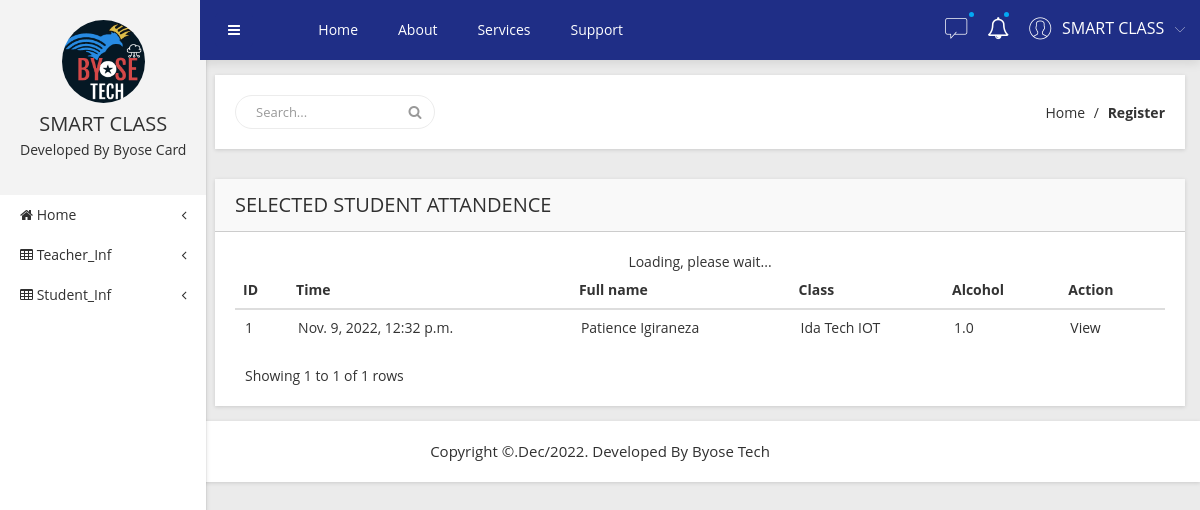
Screenshot of /view/1/ with the database file from the repository.
### indexapp/models.py (models this page shows, shortened)
class Attendance(models.Model):
    student = models.ForeignKey(Student, null=False, on_delete=models.CASCADE)
    class_attend = models.ForeignKey(OurClass, null=False, on_delete=models.CASCADE)
    arrive_time = models.DateTimeField(auto_now=True)
    alcohol_level = models.FloatField(default=0)

class Student(models.Model):
    class_name = models.ForeignKey(OurClass, null=False, on_delete=models.CASCADE, default=1)
    user_type = models.CharField(default='user', max_length=24, choices=user_types)
    card_id = models.CharField(max_length=100, null=True, unique=True)
    fullname = models.CharField(null=False, max_length=40)
    address = models.CharField(null=False, max_length=40)
    telephone = models.CharField(null=False, max_length=20)
    balance = models.FloatField(default=0)
    def __str__(self):
        return self.fullname

class OurClass(models.Model):
    class_id = models.OneToOneField(User, null=False, on_delete=models.CASCADE)
    school = models.ForeignKey(School, null=False, on_delete=models.CASCADE)
    identifier = models.CharField(null=False, unique=True, max_length=40)
    name = models.CharField(null=False, max_length=40)
    class_tel = models.CharField(null=False, max_length=20)
    def __str__(self):
        return self.name

### indexapp/views.py (the view)
# urls.py: path('view/<int:myid>/', views.view_selected_attendance),
def view_selected_attendance(request, myid):
    get_student = Student.objects.get(id=myid)
    data = Attendance.objects.filter(student=get_student).order_by('-id')
    context = {'datas': data, 'name':'SELECTED STUDENT ATTANDENCE'}
    return render(request, 'attendance.html', context)

### indexapp/templates/attendance.html (shortened to what this page needs)
{% load static %}
<!DOCTYPE html>
<html lang="en">
    <head>
        <link rel="stylesheet" href="{% static 'css/bootstrap.min.css' %}" />
        <link rel="stylesheet" href="{% static 'css/font-awesome.min.css' %}" />
        <link rel="stylesheet" href="{% static 'css/adminpro-custon-icon.css' %}" />
        <link rel="stylesheet" href="{% static 'css/meanmenu.min.css' %}" />
        <link rel="stylesheet" href="{% static 'css/jquery.mCustomScrollbar.min.css' %}" />
        <link rel="stylesheet" href="{% static 'css/animate.css' %}" />
        <link rel="stylesheet" href="{% static 'css/normalize.css' %}" />
        <link rel="stylesheet" href="{% static 'css/form.css' %}" />
        <link rel="stylesheet" href="{% static 'style.css' %}" />
        <link rel="stylesheet" href="{% static 'css/responsive.css' %}" />
    </head>
<body class="materialdesign">
    <div class="wrapper-pro">
        <div class="left-sidebar-pro">
            <nav id="sidebar">
                <div class="sidebar-header">
                    <a href="#"><img src="img/message/logo.png" alt="" />
                    </a>
                    <h3>SMART CLASS</h3>
                    <p>Developed By Byose Card </p>
                </div>
                <div class="left-custom-menu-adp-wrap">
                    <ul class="nav navbar-nav left-sidebar-menu-pro">
                        <li class="nav-item">
                            <a href="#" data-toggle="dropdown" role="button" aria-expanded="false"
                                class="nav-link dropdown-toggle"><i class="fa big-icon fa-home"></i> <span
                                    class="mini-dn">Home</span> <span class="indicator-right-menu mini-dn"><i
                                        class="fa indicator-mn fa-angle-left"></i></span></a>
                        </li>
                        <li class="nav-item"><a href="#" data-toggle="dropdown" role="button" aria-expanded="false"
                                class="nav-link dropdown-toggle"><i class="fa big-icon fa-table"></i> <span
                                    class="mini-dn">Teacher_Inf</span> <span class="indicator-right-menu mini-dn"><i
                                        class="fa indicator-mn fa-angle-left"></i></span></a>
                        </li>
                        <li class="nav-item"><a href="#" data-toggle="dropdown" role="button" aria-expanded="false"
                                class="nav-link dropdown-toggle"><i class="fa big-icon fa-table"></i> <span
                                    class="mini-dn">Student_Inf</span> <span class="indicator-right-menu mini-dn"><i
                                        class="fa indicator-mn fa-angle-left"></i></span></a>
                        </li>
                    </ul>
                </div>
            </nav>
        </div>
        <div class="content-inner-all">
            <div class="header-top-area">
                <div class="fixed-header-top">
                    <div class="container-fluid">
                        <div class="row">
                            <div class="col-lg-1 col-md-6 col-sm-6 col-xs-12">
                                <button type="button" id="sidebarCollapse"
                                    class="btn bar-button-pro header-drl-controller-btn btn-info navbar-btn">
                                    <i class="fa fa-bars"></i>
                                </button>
                            </div>
                            <div class="col-lg-6 col-md-1 col-sm-1 col-xs-12">
                                <div class="header-top-menu tabl-d-n">
                                    <ul class="nav navbar-nav mai-top-nav">
                                        <li class="nav-item"><a href="index.html" class="nav-link">Home</a>
                                        </li>
                                        <li class="nav-item"><a href="#" class="nav-link">About</a>
                                        </li>
                                        <li class="nav-item"><a href="#" class="nav-link">Services</a>
                                        </li>
                                        <li class="nav-item"><a href="#" class="nav-link">Support</a>
                                        </li>
                                    </ul>
                                </div>
                            </div>
                            <div class="col-lg-5 col-md-5 col-sm-6 col-xs-12">
                                <div class="header-right-info">
                                    <ul class="nav navbar-nav mai-top-nav header-right-menu">
                                        <li class="nav-item dropdown">
                                            <a href="#" data-toggle="dropdown" role="button" aria-expanded="false"
                                                class="nav-link dropdown-toggle"><span
                                                    class="adminpro-icon adminpro-chat-pro"></span><span
                                                    class="indicator-ms"></span></a>
                                        </li>
                                        <li class="nav-item"><a href="#" data-toggle="dropdown" role="button"
                                                aria-expanded="false" class="nav-link dropdown-toggle"><i
                                                    class="fa fa-bell-o" aria-hidden="true"></i><span
                                                    class="indicator-nt"></span></a>
                                        </li>
                                        <li class="nav-item">
                                            <a href="#" data-toggle="dropdown" role="button" aria-expanded="false"
                                                class="nav-link dropdown-toggle">
                                                <span
                                                    class="adminpro-icon adminpro-user-rounded header-riht-inf"></span>
                                                <span class="admin-name">SMART CLASS</span>
                                                <span
                                                    class="author-project-icon adminpro-icon adminpro-down-arrow"></span>
                                            </a>
                                    </ul>
                                </div>
                            </div>
                        </div>
                    </div>
                </div>
            </div>
            <div class="breadcome-area mg-b-30 small-dn">
                <div class="container-fluid">
                    <div class="row">
                        <div class="col-lg-12">
                            <div class="breadcome-list shadow-reset">
                                <div class="row">
                                    <div class="col-lg-6">
                                        <div class="breadcome-heading">
                                            <form role="search" class="">
                                                <input type="text" placeholder="Search..." class="form-control">
                                                <a href=""><i class="fa fa-search"></i></a>
                                            </form>
                                        </div>
                                    </div>
                                    <div class="col-lg-6">
                                        <ul class="breadcome-menu">
                                            <li><a href="#">Home</a> <span class="bread-slash">/</span>
                                            </li>
                                            <li><span class="bread-blod">Register</span>
                                            </li>
                                        </ul>
                                    </div>
                                </div>
                            </div>
                        </div>
                    </div>
                </div>
            </div>
            <div class="admin-dashone-data-table-area">
                <div class="container-fluid">
                    <div class="row">
                        <div class="col-lg-12">
                            <div class="sparkline8-list shadow-reset">
                                <div class="sparkline8-hd">
                                    <div class="main-sparkline8-hd">
                                        <h1>{{ name }}</h1>
                                    </div>
                                </div>
                                <div class="sparkline8-graph">
                                    <div class="datatable-dashv1-list custom-datatable-overright">
                                        <table id="table" data-toggle="table" data-pagination="true">
                                            <thead>
                                                <tr>
                                                    <th data-field="id">ID</th>
                                                    <th data-field="name">Time</th>
                                                    <th data-field="email">Full name</th>
                                                    <th data-field="phone">Class</th>
                                                    <th data-field="company">Alcohol</th>
                                                    <th data-field="price">Action</th>
                                                </tr>
                                            </thead>
                                            <tbody>
                                                {% for data in datas %}
                                                <tr>
                                                    <td> {{ forloop.counter }} </td>
                                                    <td> {{ data.arrive_time }} </td>
                                                    <td> {{ data.student }} </td>
                                                    <td> {{ data.class_attend }} </td>
                                                    <td> {{ data.alcohol_level }} </td>
                                                        <td> <a href="/view/{{ data.id }}"> View </a></td>
                                                </tr>
                                                {% endfor %}
                                            </tbody>
                                        </table>
                                    </div>
                                </div>
                            </div>
                        </div>
                    </div>
                </div>
            </div>
        </div>
    </div>
    <div class="footer-copyright-area">
        <div class="container-fluid">
            <div class="row">
                <div class="col-lg-12">
                    <div class="footer-copy-right">
                        <p>Copyright &#169;.Dec/2022. Developed By Byose Tech</p>
                    </div>
                </div>
            </div>
        </div>
    </div>
</body>
</html>

### rows the page displays
Attendance: arrive_time "Nov. 9, 2022, 12:32 p.m.", student "Patience Igiraneza", class_attend "Ida Tech IOT", alcohol_level "1.0"

### other values shown
{{ name }} "SELECTED STUDENT ATTANDENCE"
